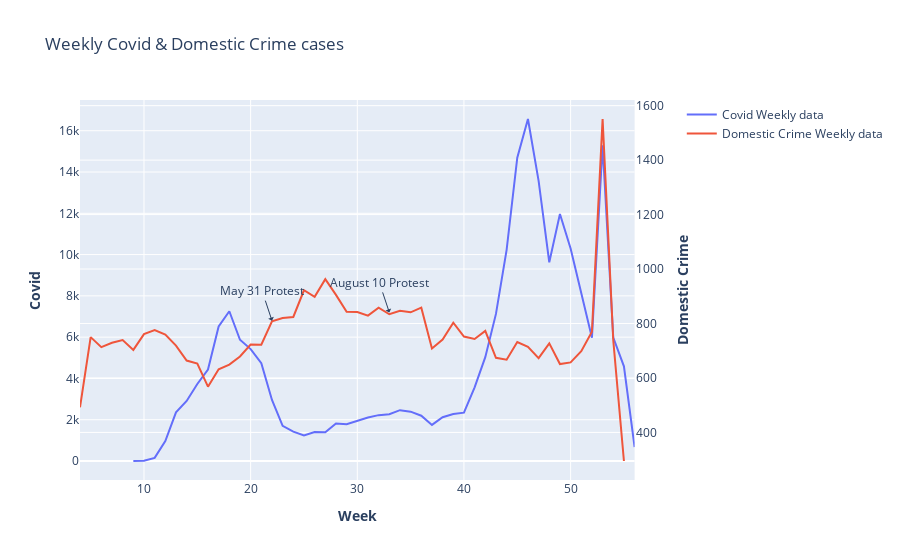

Write notebook code for a chart like this one.
### Code cell
#Plotly with weekly covid and domestic crime data
fig = go.Figure()
fig = make_subplots(specs=[[{"secondary_y": True}]])
fig.add_trace(go.Scatter(x=covid_week.index, y=covid_week['Cases - Total'], name="Covid Weekly data"), secondary_y=False)
fig.add_trace(go.Scatter(x=domestic_week.index, y=domestic_week.Counts, name="Domestic Crime Weekly data"), secondary_y=True)
fig.update_layout(title_text="Weekly Covid & Domestic Crime cases")


fig.update_yaxes(title_text="<b>Covid", secondary_y=False)
fig.update_yaxes(title_text="<b>Domestic Crime", secondary_y=True)
fig.update_xaxes(title_text="<b>Week")
fig.add_annotation(x=22, y=6800,
            text="May 31 Protest",
            showarrow=True,
            arrowhead=1)
fig.add_annotation(x=33, y=7200,
            text="August 10 Protest",
            showarrow=True,
            arrowhead=1)
fig.show()

### Figure 1 — Plotly figure (JSON) as saved in the notebook; plotly's stock layout.template omitted (floating-point values rounded to 4 significant figures)
{"data": [{"name": "Covid Weekly data", "type": "scatter", "x": [9, 10, 11, 12, 13, 14, 15, 16, 17, 18, 19, 20, 21, 22, 23, 24, 25, 26, 27, 28, 29, 30, 31, 32, 33, 34, 35, 36, 37, 38, 39, 40, 41, 42, 43, 44, 45, 46, 47, 48, 49, 50, 51, 52, 53, 54, 55, 56], "xaxis": "x", "y": [0, 10, 152, 968, 2356, 2909, 3729, 4431, 6520, 7255, 5875, 5422, 4738, 2959, 1700, 1424, 1241, 1401, 1391, 1820, 1780, 1960, 2103, 2222, 2268, 2463, 2391, 2193, 1748, 2122, 2274, 2342, 3570, 5029, 7127, 10230, 14693, 16569, 13570, 9628, 11967, 10294, 8113, 5971, 15296, 5976, 4587, 677], "yaxis": "y"}, {"name": "Domestic Crime Weekly data", "type": "scatter", "x": [4, 5, 6, 7, 8, 9, 10, 11, 12, 13, 14, 15, 16, 17, 18, 19, 20, 21, 22, 23, 24, 25, 26, 27, 28, 29, 30, 31, 32, 33, 34, 35, 36, 37, 38, 39, 40, 41, 42, 43, 44, 45, 46, 47, 48, 49, 50, 51, 52, 53, 54, 55], "xaxis": "x", "y": [492, 750, 713, 729, 739, 703, 761, 776, 759, 719, 664, 653, 568, 632, 649, 679, 723, 722, 808, 820, 824, 922, 898, 963, 905, 843, 842, 829, 858, 834, 847, 841, 858, 708, 741, 803, 752, 743, 773, 674, 667, 732, 714, 673, 727, 651, 657, 698, 770, 1551, 738, 295], "yaxis": "y2"}], "layout": {"annotations": [{"arrowhead": 1, "showarrow": true, "text": "May 31 Protest", "x": 22, "y": 6800}, {"arrowhead": 1, "showarrow": true, "text": "August 10 Protest", "x": 33, "y": 7200}], "title": {"text": "Weekly Covid & Domestic Crime cases"}, "xaxis": {"anchor": "y", "domain": [0, 0.94], "title": {"text": "<b>Week"}}, "yaxis": {"anchor": "x", "domain": [0, 1], "title": {"text": "<b>Covid"}}, "yaxis2": {"anchor": "x", "overlaying": "y", "side": "right", "title": {"text": "<b>Domestic Crime"}}}}
